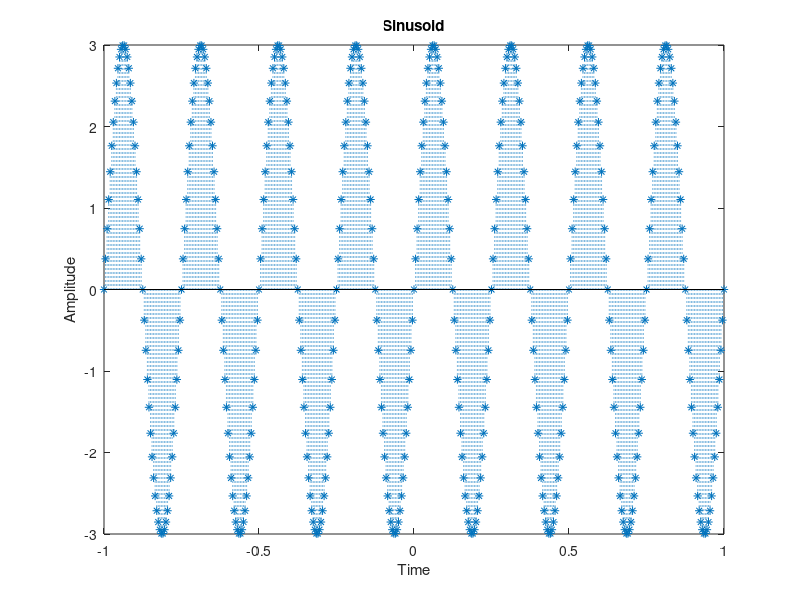

The MATLAB source for this figure:
f0=4;
A=3;

t=-1:0.005:1;
x=A*sin(2*pi*f0*t);
stem(t,x,'*:');
xlabel('Time');
ylabel('Amplitude');
title('Sinusoid');
